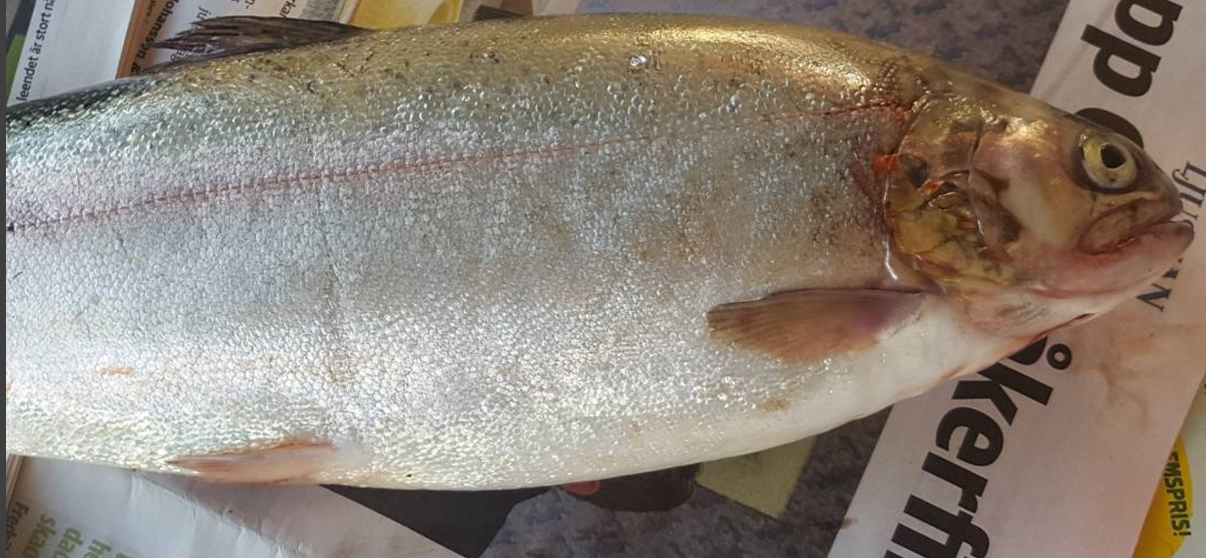
#> input picture ir_openCV/fish.png, 1206 x 558 px
$ python app.py
#> lines starting #> are read from the running program, lines starting #| are printed output that depends on the picture
import cv2
import numpy as np
import matplotlib.pyplot as plt

image = cv2.imread('fish.png', cv2.IMREAD_GRAYSCALE)
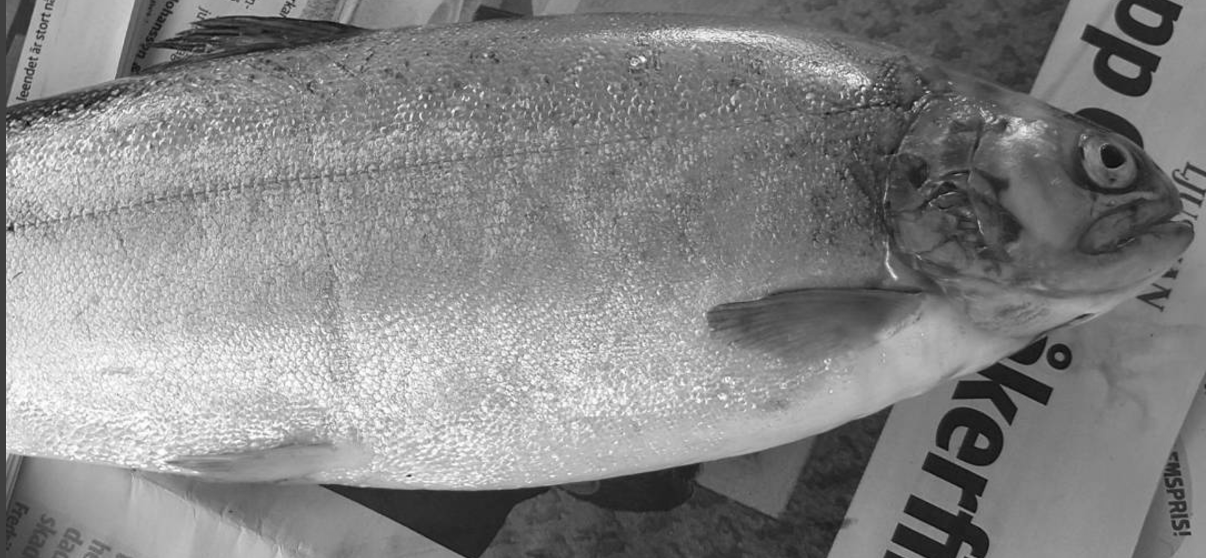
#> image: shape (558, 1206); min 9, max 255, mean 132.9

cv2.imshow('image', image)
cv2.waitKey(0)
cv2.destroyAllWindows()
